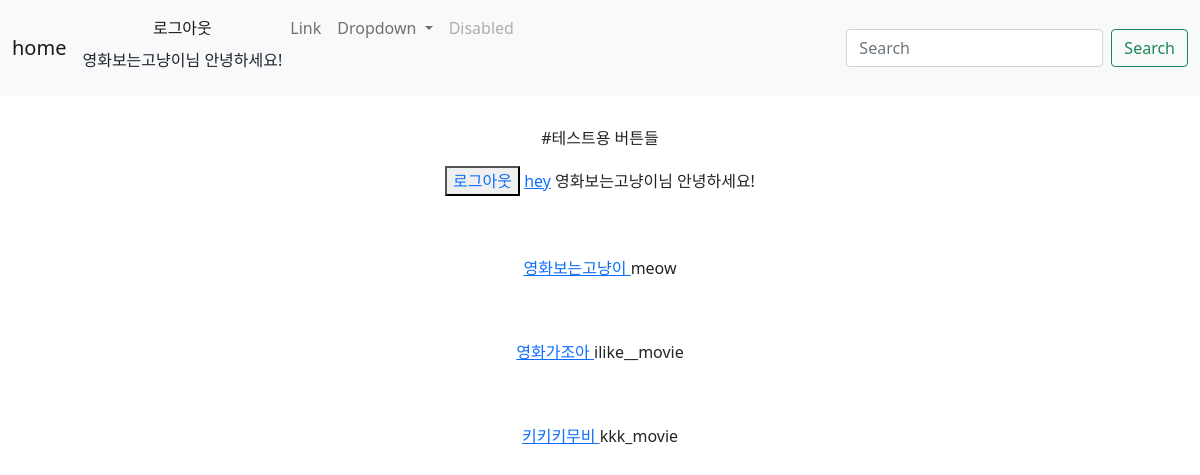
The app's page / (signed in), older data.
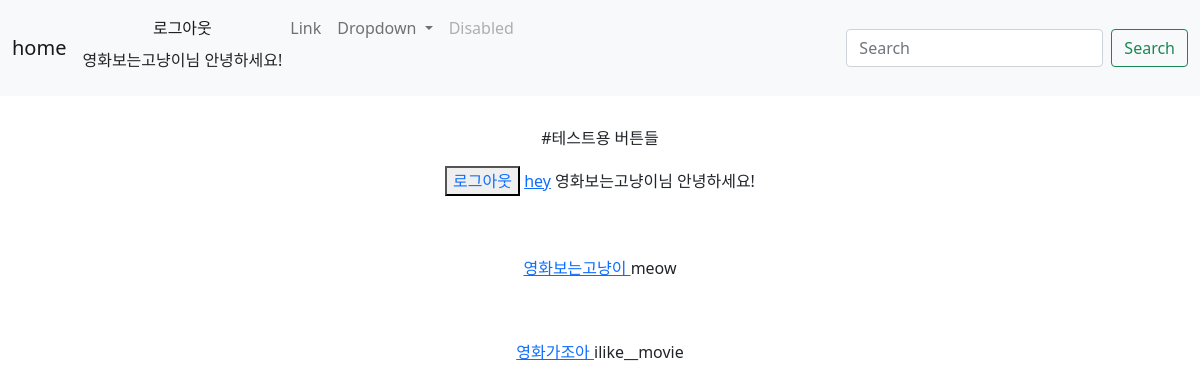
The same page, newer data.
### user/models.py (models this page shows)
class User(models.Model):
  user_email = models.CharField(max_length=30)
  user_nickid = models.CharField(max_length=30)
  user_nickname = models.CharField(max_length=30)
  user_repassword = models.CharField(max_length=30,blank=True,null=True)
  user_password = models.CharField(max_length=30)

### main/views.py (the view)
# urls.py: 2. Add a URL to urlpatterns:  path('', views.home, name='home')
def home(request):
    user_id = request.session.get('user')
    users = User.objects.all()
    if user_id:
        user = User.objects.get(pk = user_id)
        welcome=True
        return render(request,'home.html',context = {'welcome':welcome,'user':user,'users':users})
    else:
        welcome=False
        return render(request,'home.html',{'welcome':welcome,'users':users})

### main/templates/home.html (shortened to what this page needs)
{% extends 'base.html' %}
{% block content%}
<div style="padding:30px;">
    <p>#테스트용 버튼들</p>
    {% if welcome is True %}
    <button ><a style="text-decoration-line:none;"href="{% url 'user:logout' %}"> 로그아웃</a></button>
    <a href="{% url 'main:detail' user.id %}">hey</a>
    {{user.user_nickname}}님 안녕하세요!
    {% endif %}
</div>
    {% for user in users %}
    <div style="padding:30px;">
   <a href="{% url 'main:detail' user.id%}"> {{user.user_nickname}} </a>
{{user.user_nickid}}
    </div>
    {% endfor %}
{% endblock %}

### movie/templates/base.html (shortened to what this page needs)
<!DOCTYPE html>
<html lang="en">
  <head>
    <link href="https://cdn.jsdelivr.net/npm/bootstrap@5.0.2/dist/css/bootstrap.min.css" rel="stylesheet">
  </head>
  <body>
    <nav class="navbar navbar-expand-lg navbar-light bg-light">
      <div class="container-fluid">
        <a class="navbar-brand" href="{% url 'home' %}">home</a>
        <div class="collapse navbar-collapse" id="navbarSupportedContent">
          <ul class="navbar-nav me-auto mb-2 mb-lg-0">
            <li class="nav-item">
              {% if welcome %}
              <a class="nav-link active" aria-current="page" href="{% url 'user:logout' %}">로그아웃</a>
              <p>{{user.user_nickname}}님 안녕하세요!</p>
    {% endif %}
            </li>
            <li class="nav-item">
              <a class="nav-link" href="#">Link</a>
            </li>
            <li class="nav-item dropdown">
              <a class="nav-link dropdown-toggle" href="#" id="navbarDropdown" role="button" data-bs-toggle="dropdown" aria-expanded="false">
                Dropdown
              </a>
            </li>
            <li class="nav-item">
              <a class="nav-link disabled" href="#" tabindex="-1" aria-disabled="true">Disabled</a>
            </li>
          </ul>
          <form class="d-flex">
            <input class="form-control me-2" type="search" placeholder="Search" aria-label="Search">
            <button class="btn btn-outline-success" type="submit">Search</button>
          </form>
        </div>
      </div>
    </nav>
    <div class = "container">
        {% block content %}
        {% endblock %}
    </div>
  </body>
</html>

Row changes from the older to the newer data that the page shows:
removed User: user_nickname "키키키무비", user_nickid "kkk_movie"
